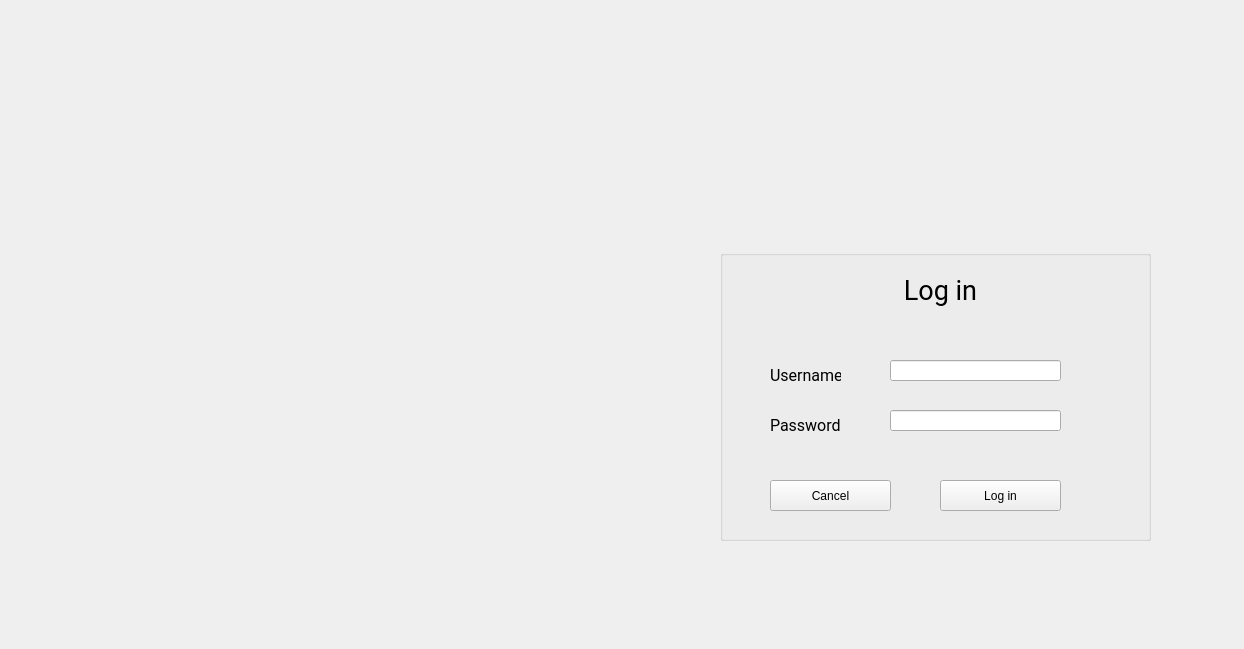
<?xml version="1.0" encoding="UTF-8"?>
<ui version="4.0">
 <class>login_form</class>
 <widget class="QWidget" name="login_form">
  <property name="geometry">
   <rect>
    <x>0</x>
    <y>0</y>
    <width>1244</width>
    <height>649</height>
   </rect>
  </property>
  <property name="windowTitle">
   <string>Form</string>
  </property>
  <widget class="QGroupBox" name="groupBox">
   <property name="geometry">
    <rect>
     <x>720</x>
     <y>250</y>
     <width>431</width>
     <height>291</height>
    </rect>
   </property>
   <property name="title">
    <string/>
   </property>
   <widget class="QLabel" name="label">
    <property name="geometry">
     <rect>
      <x>180</x>
      <y>20</y>
      <width>81</width>
      <height>41</height>
     </rect>
    </property>
    <property name="font">
     <font>
      <family>Roboto</family>
      <pointsize>20</pointsize>
     </font>
    </property>
    <property name="text">
     <string>&lt;html&gt;&lt;head/&gt;&lt;body&gt;&lt;p align=&quot;center&quot;&gt;Log in&lt;/p&gt;&lt;/body&gt;&lt;/html&gt;</string>
    </property>
   </widget>
   <widget class="QLabel" name="label_2">
    <property name="geometry">
     <rect>
      <x>50</x>
      <y>110</y>
      <width>71</width>
      <height>31</height>
     </rect>
    </property>
    <property name="font">
     <font>
      <family>Roboto</family>
      <pointsize>20</pointsize>
     </font>
    </property>
    <property name="text">
     <string>&lt;html&gt;&lt;head/&gt;&lt;body&gt;&lt;p&gt;&lt;span style=&quot; font-size:12pt;&quot;&gt;Username&lt;/span&gt;&lt;/p&gt;&lt;/body&gt;&lt;/html&gt;</string>
    </property>
   </widget>
   <widget class="QLabel" name="label_3">
    <property name="geometry">
     <rect>
      <x>50</x>
      <y>160</y>
      <width>81</width>
      <height>31</height>
     </rect>
    </property>
    <property name="font">
     <font>
      <family>Roboto</family>
      <pointsize>20</pointsize>
     </font>
    </property>
    <property name="text">
     <string>&lt;html&gt;&lt;head/&gt;&lt;body&gt;&lt;p&gt;&lt;span style=&quot; font-size:12pt;&quot;&gt;Password&lt;/span&gt;&lt;/p&gt;&lt;/body&gt;&lt;/html&gt;</string>
    </property>
   </widget>
   <widget class="QPushButton" name="LoginButton">
    <property name="geometry">
     <rect>
      <x>220</x>
      <y>230</y>
      <width>121</width>
      <height>31</height>
     </rect>
    </property>
    <property name="text">
     <string>Log in</string>
    </property>
   </widget>
   <widget class="QLineEdit" name="username_input">
    <property name="geometry">
     <rect>
      <x>170</x>
      <y>110</y>
      <width>171</width>
      <height>21</height>
     </rect>
    </property>
   </widget>
   <widget class="QLineEdit" name="password_input">
    <property name="geometry">
     <rect>
      <x>170</x>
      <y>160</y>
      <width>171</width>
      <height>21</height>
     </rect>
    </property>
   </widget>
   <widget class="QPushButton" name="LoginButton_2">
    <property name="geometry">
     <rect>
      <x>50</x>
      <y>230</y>
      <width>121</width>
      <height>31</height>
     </rect>
    </property>
    <property name="text">
     <string>Cancel</string>
    </property>
   </widget>
  </widget>
 </widget>
 <resources/>
 <connections/>
</ui>
